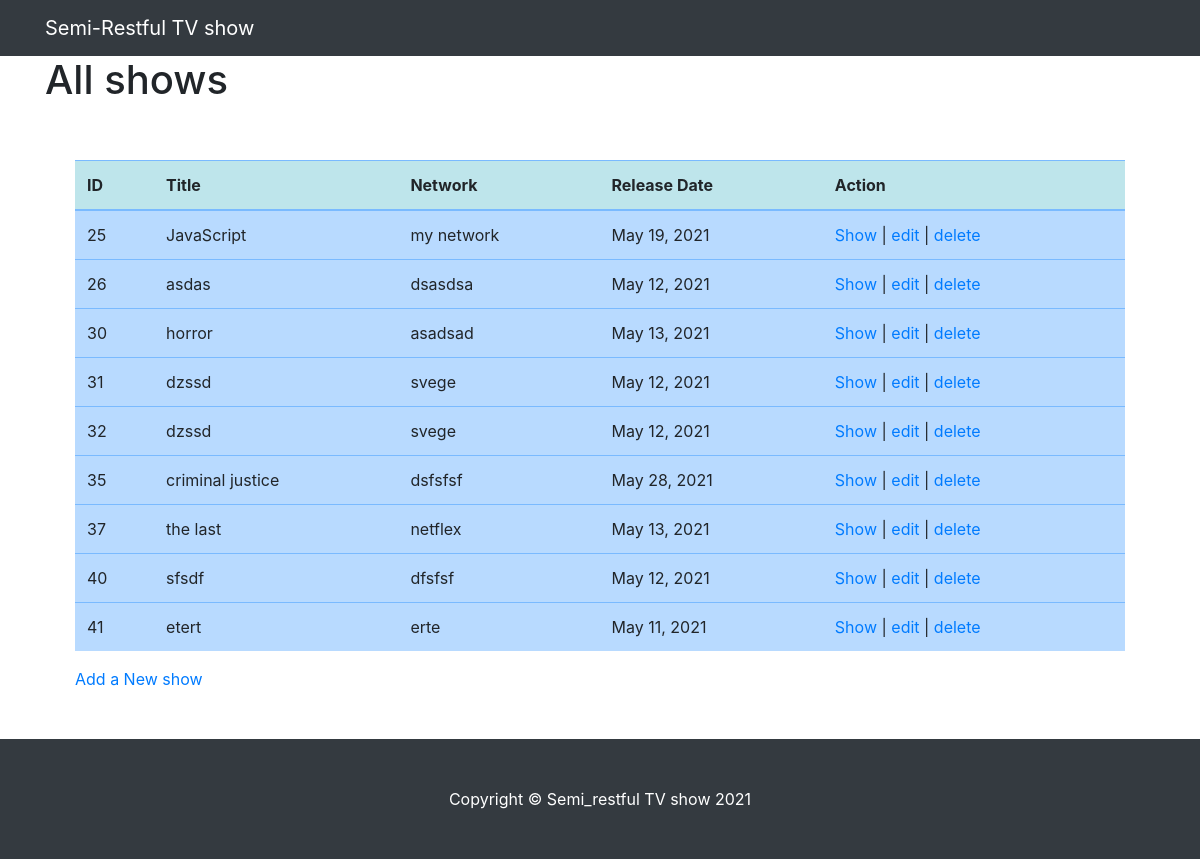
The page / on the database its author committed.
### TV_show_app/models.py (models this page shows, shortened)
class Show(models.Model):
    title = models.CharField(max_length=255)
    network = models.CharField(max_length=255)
    release_date = models.DateField()
    description = models.TextField()
    created_at = models.DateTimeField(auto_now_add=True)
    updated_at = models.DateTimeField(auto_now=True)
    objects = ShowManager()

### TV_show_app/views.py (the view)
# urls.py: path('', views.index),
def index(request):
    all_shows = Show.objects.all()
    context = {
        'all_shows': all_shows
    }
    return render(request , 'shows.html', context)

### TV_show_app/templates/shows.html (shortened to what this page needs)
<!DOCTYPE html>
<html lang="en">
<head>
    <link rel="stylesheet" href="https://cdn.jsdelivr.net/npm/bootstrap@4.6.0/dist/css/bootstrap.min.css"> {% load static %}
    <link rel="stylesheet" href="{% static 'css/style.css' %}">
</head>
<body>
    <nav class="navbar navbar-expand-lg navbar-dark bg-dark">
        <div class="container">
            <a class="navbar-brand" href="#!">Semi-Restful TV show</a>
        </div>
    </nav>
    <div class="container">
        <h1>All shows</h1>
        <div class="col-md">
            <div class="container py-5">
                <table class="table table-primary">
                    <thead>
                        <tr class="table-info">
                            <th scope="col">ID</th>
                            <th scope="col">Title</th>
                            <th scope="col">Network</th>
                            <th scope="col">Release Date</th>
                            <th scope="col">Action</th>
                        </tr>
                    </thead>
                    <tbody>{% for show in all_shows %}
                        <tr>
                            <td>{{show.id}}</td>
                            <td>{{show.title}}</td>
                            <td>{{show.network}}</td>
                            <td>{{show.release_date}}</td>
                            <td><a href="/shows/{{ show.id }}">Show</a> | <a href="/shows/{{ show.id }}/edit">edit</a> | <a href="/shows/delete/{{ show.id }}">delete</a></td>
                        </tr>{% endfor %}
                    </tbody>
                </table>
                <a href="/shows/new">Add a New show</a>
            </div>
        </div>
    </div>
    <footer class="py-5 bg-dark">
        <div class="container">
            <p class="m-0 text-center text-white">Copyright &copy; Semi_restful TV show 2021</p>
        </div>
    </footer>
</body>
</html>

### rows shown on the page
Show: id "25", title "JavaScript", network "my network", release_date "May 19, 2021"
Show: id "26", title "asdas", network "dsasdsa", release_date "May 12, 2021"
Show: id "30", title "horror", network "asadsad", release_date "May 13, 2021"
Show: id "31", title "dzssd", network "svege", release_date "May 12, 2021"
Show: id "32", title "dzssd", network "svege", release_date "May 12, 2021"
Show: id "35", title "criminal justice", network "dsfsfsf", release_date "May 28, 2021"
Show: id "37", title "the last", network "netflex", release_date "May 13, 2021"
Show: id "40", title "sfsdf", network "dfsfsf", release_date "May 12, 2021"
Show: id "41", title "etert", network "erte", release_date "May 11, 2021"
